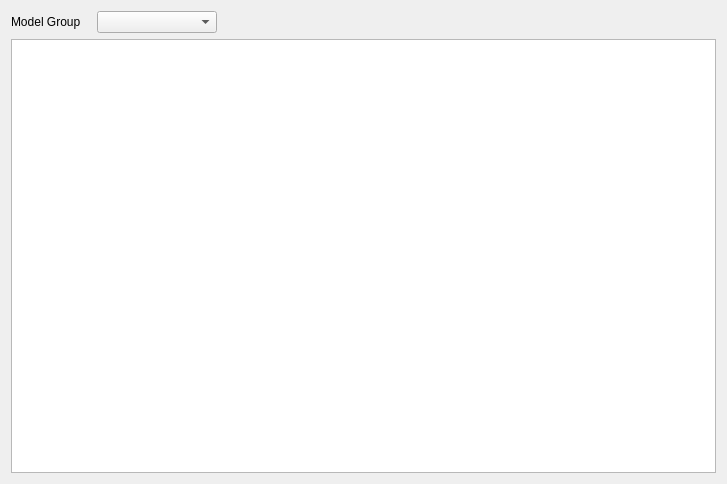
<?xml version="1.0" encoding="UTF-8"?>
<ui version="4.0">
 <class>Dialog</class>
 <widget class="QDialog" name="Dialog">
  <property name="geometry">
   <rect>
    <x>0</x>
    <y>0</y>
    <width>727</width>
    <height>484</height>
   </rect>
  </property>
  <property name="windowTitle">
   <string>Dialog</string>
  </property>
  <layout class="QVBoxLayout" name="verticalLayout_2">
   <item>
    <layout class="QVBoxLayout" name="verticalLayout">
     <item>
      <layout class="QHBoxLayout" name="horizontalLayout">
       <item>
        <widget class="QLabel" name="label">
         <property name="minimumSize">
          <size>
           <width>80</width>
           <height>0</height>
          </size>
         </property>
         <property name="text">
          <string>Model Group</string>
         </property>
        </widget>
       </item>
       <item>
        <widget class="QComboBox" name="cmb_model">
         <property name="minimumSize">
          <size>
           <width>120</width>
           <height>0</height>
          </size>
         </property>
        </widget>
       </item>
       <item>
        <spacer name="horizontalSpacer">
         <property name="orientation">
          <enum>Qt::Horizontal</enum>
         </property>
         <property name="sizeHint" stdset="0">
          <size>
           <width>40</width>
           <height>20</height>
          </size>
         </property>
        </spacer>
       </item>
      </layout>
     </item>
     <item>
      <widget class="QTableView" name="tableView"/>
     </item>
    </layout>
   </item>
  </layout>
 </widget>
 <resources/>
 <connections/>
</ui>
